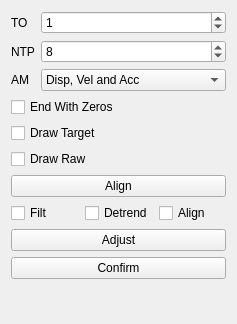
       <widget class="QWidget" name="BLA">
        <property name="geometry">
         <rect>
          <x>0</x>
          <y>0</y>
          <width>237</width>
          <height>324</height>
         </rect>
        </property>
        <attribute name="label">
         <string>Baseline</string>
        </attribute>
        <layout class="QFormLayout" name="formLayout">
         <item row="0" column="0">
          <widget class="QLabel" name="label_7">
           <property name="text">
            <string>TO</string>
           </property>
           <property name="buddy">
            <cstring>TDispTrend</cstring>
           </property>
          </widget>
         </item>
         <item row="0" column="1">
          <widget class="QSpinBox" name="TDispTrend">
           <property name="toolTip">
            <string>&lt;html&gt;&lt;head/&gt;&lt;body&gt;&lt;p&gt;Order of Polynomial to fit Displacement Series&lt;/p&gt;&lt;/body&gt;&lt;/html&gt;</string>
           </property>
           <property name="value">
            <number>1</number>
           </property>
          </widget>
         </item>
         <item row="1" column="0">
          <widget class="QLabel" name="label_8">
           <property name="text">
            <string>NTP</string>
           </property>
           <property name="buddy">
            <cstring>NTP</cstring>
           </property>
          </widget>
         </item>
         <item row="1" column="1">
          <widget class="QSpinBox" name="NTP">
           <property name="toolTip">
            <string>&lt;html&gt;&lt;head/&gt;&lt;body&gt;&lt;p&gt;Number of &lt;span style=&quot; font-weight:600;&quot;&gt;Controlled Times&lt;/span&gt;&lt;/p&gt;&lt;/body&gt;&lt;/html&gt;</string>
           </property>
           <property name="value">
            <number>8</number>
           </property>
          </widget>
         </item>
         <item row="2" column="0">
          <widget class="QLabel" name="label_12">
           <property name="text">
            <string>AM</string>
           </property>
           <property name="buddy">
            <cstring>AlignMethod</cstring>
           </property>
          </widget>
         </item>
         <item row="2" column="1">
          <widget class="QComboBox" name="AlignMethod">
           <property name="toolTip">
            <string>&lt;html&gt;&lt;head/&gt;&lt;body&gt;&lt;p&gt;Method for &lt;span style=&quot; font-weight:600;&quot;&gt;Alignment&lt;/span&gt;&lt;/p&gt;&lt;/body&gt;&lt;/html&gt;</string>
           </property>
           <property name="currentIndex">
            <number>2</number>
           </property>
           <item>
            <property name="text">
             <string>Disp Only</string>
            </property>
           </item>
           <item>
            <property name="text">
             <string>Disp and Vel</string>
            </property>
           </item>
           <item>
            <property name="text">
             <string>Disp, Vel and Acc</string>
            </property>
           </item>
          </widget>
         </item>
         <item row="3" column="0" colspan="2">
          <widget class="QCheckBox" name="EndWZ">
           <property name="toolTip">
            <string>&lt;html&gt;&lt;head/&gt;&lt;body&gt;&lt;p&gt;Force the end of the Series to be Zero&lt;/p&gt;&lt;/body&gt;&lt;/html&gt;</string>
           </property>
           <property name="text">
            <string>End With Zeros</string>
           </property>
          </widget>
         </item>
         <item row="4" column="0" colspan="2">
          <widget class="QCheckBox" name="TargetON">
           <property name="toolTip">
            <string>&lt;html&gt;&lt;head/&gt;&lt;body&gt;&lt;p&gt;Draw Alignment Target Series (in Green)&lt;/p&gt;&lt;/body&gt;&lt;/html&gt;</string>
           </property>
           <property name="text">
            <string>Draw Target</string>
           </property>
           <property name="checked">
            <bool>false</bool>
           </property>
          </widget>
         </item>
         <item row="5" column="0" colspan="2">
          <widget class="QCheckBox" name="RawONAlign">
           <property name="text">
            <string>Draw Raw</string>
           </property>
           <property name="checked">
            <bool>false</bool>
           </property>
          </widget>
         </item>
         <item row="6" column="0" colspan="2">
          <widget class="QPushButton" name="Align">
           <property name="text">
            <string>Align</string>
           </property>
          </widget>
         </item>
         <item row="7" column="0" colspan="2">
          <layout class="QHBoxLayout" name="horizontalLayout_3">
           <item>
            <widget class="QCheckBox" name="checkFilt">
             <property name="text">
              <string>Filt</string>
             </property>
            </widget>
           </item>
           <item>
            <widget class="QCheckBox" name="checkDetrend">
             <property name="text">
              <string>Detrend</string>
             </property>
            </widget>
           </item>
           <item>
            <widget class="QCheckBox" name="checkAlign">
             <property name="text">
              <string>Align</string>
             </property>
            </widget>
           </item>
          </layout>
         </item>
         <item row="8" column="0" colspan="2">
          <widget class="QPushButton" name="Adjust">
           <property name="text">
            <string>Adjust</string>
           </property>
          </widget>
         </item>
         <item row="9" column="0" colspan="2">
          <widget class="QPushButton" name="Confirm">
           <property name="text">
            <string>Confirm</string>
           </property>
          </widget>
         </item>
        </layout>
       </widget>
